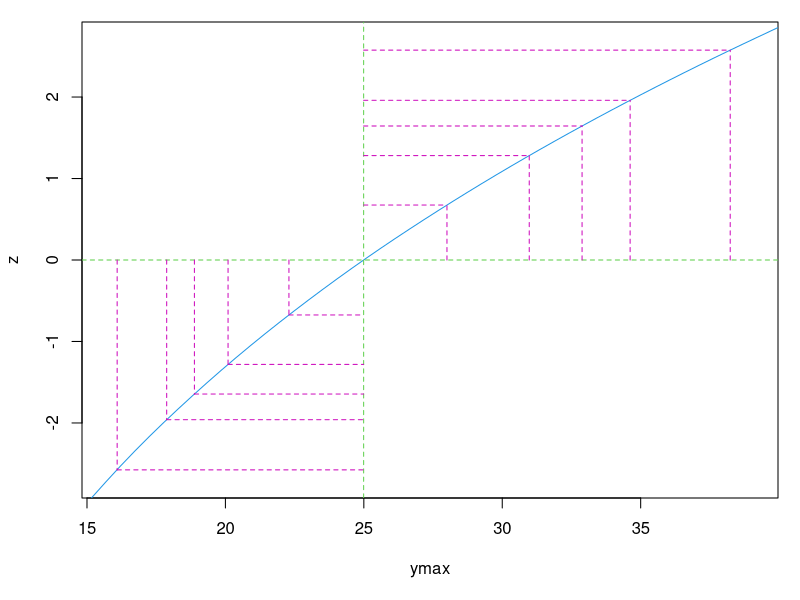
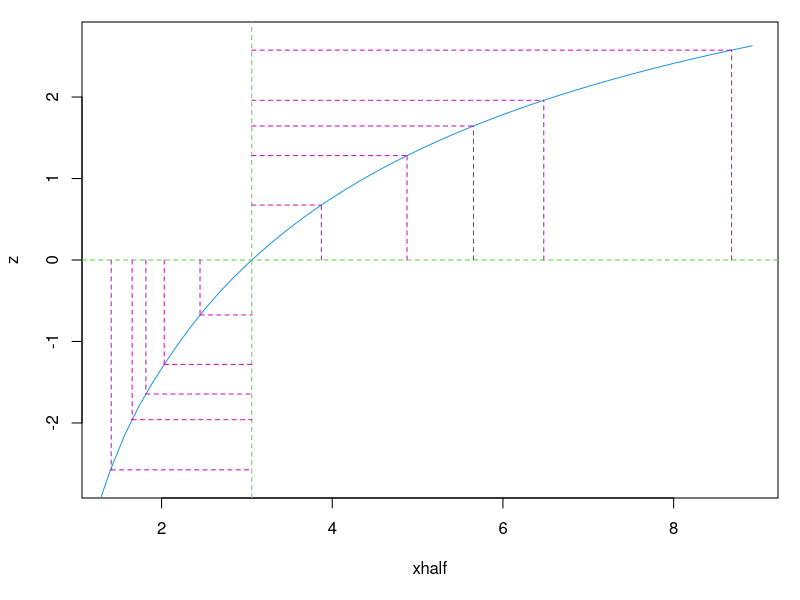

The R source for these figures, in order:
breaks <- c(0, 20, 30, 40, 50, 60, 70, 80, 90, 100, 150)
mids   <- c(10, 25, 35, 45, 55, 65, 75, 85, 95, 125)
counts <- c(87, 5, 2, 2, 1, 1, 0, 0, 1, 1)

library(stats4)

ll <- function(shape, rate)
{
     z <- pgamma(breaks, shape=shape, rate=rate)
     -sum(counts * log(diff(z)))
}

mle(ll, start=list(shape=1, rate=1/mean(breaks)))



x <- 0:10
y <- c(26, 17, 13, 12, 20, 5, 9, 8, 5, 4, 8)
ll <- function(ymax=15, xhalf=6)
    -sum(stats::dpois(y, lambda=ymax/(1+x/xhalf), log=TRUE))
(fit <- mle(ll))
mle(ll, fixed=list(xhalf=6))

summary(fit)
logLik(fit)
vcov(fit)
plot(profile(fit), absVal=FALSE)
confint(fit)